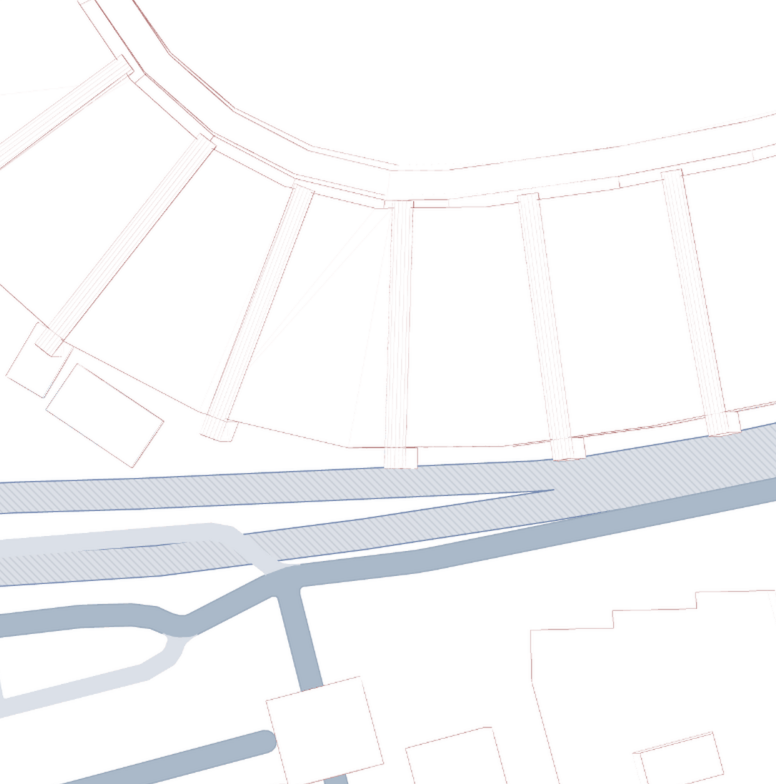
%> input picture Images/mia_mappa_ruotata.png, 776 x 784 px
$ octave main.m   (GNU Octave 9; MATLAB toolbox functions it lacks are replaced by stand-ins)
%> lines starting %> are read from the running program, lines starting %| are printed output that depends on the picture; in (x1, y1, x2, y2) boxes, pixels count from 0 and x2, y2 are one past the last pixel; in counts of white or black regions, pixels touching at a corner belong together; the program's own positions count from 1
%% CAR-LIKE ROBOT: Planning, Control & Localization
clear; clc; close all;

%% Parameters
global length_step radius_curve num_iterations points counter occupancy_matrix map sample_points connections curve_points legend_flag
l = 0.6;
Delta = 0.2;
Ts = 0.01;

%% Map Processing
addpath(genpath("Images"));
img = imread('mia_mappa_ruotata.png');
%> img is the input picture: size 784x776x3 uint8; mean R, G, B 246.5, 247.1, 248.7

% Image conversion from RGB to grey
if size(img, 3) == 3
    img_gray = rgb2gray(img);
else
    img_gray = img;
end

% Binarization
% Roads =1, Obstacles=0
BW = imbinarize(img_gray);
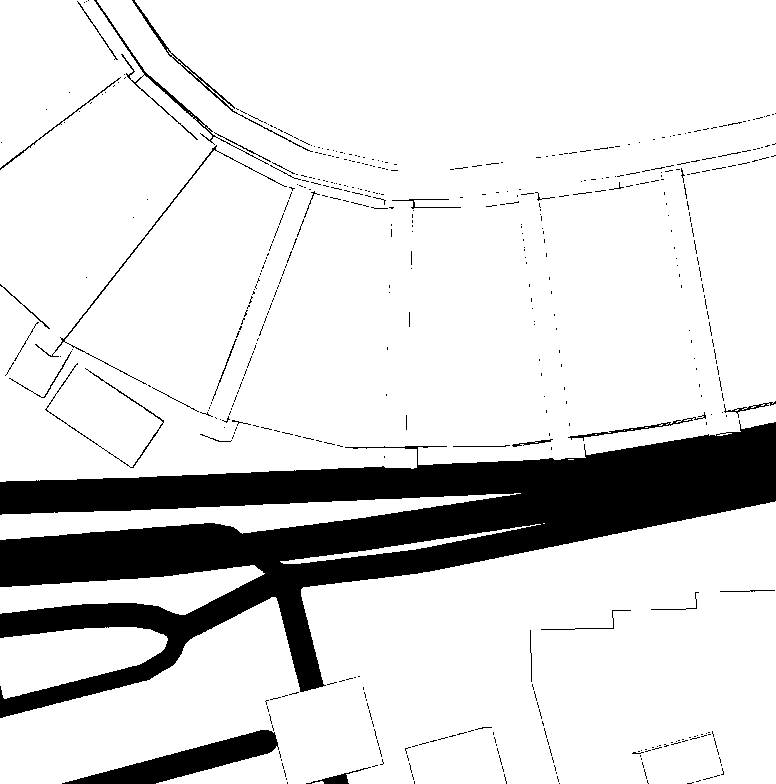
%> BW: size 784x776 logical; 85.3% white; 496 black regions (462 under 20 px), largest, box (x1, y1, x2, y2) and area: (0, 420, 776, 718) 77989, (62, 730, 279, 784) 4197, (94, 0, 269, 165) 745

% To invert colors in case the map load had roads darker than obstacles
BW = ~BW;

% Transponse matrix to align it at the coordinates (x,y)
map = BW';
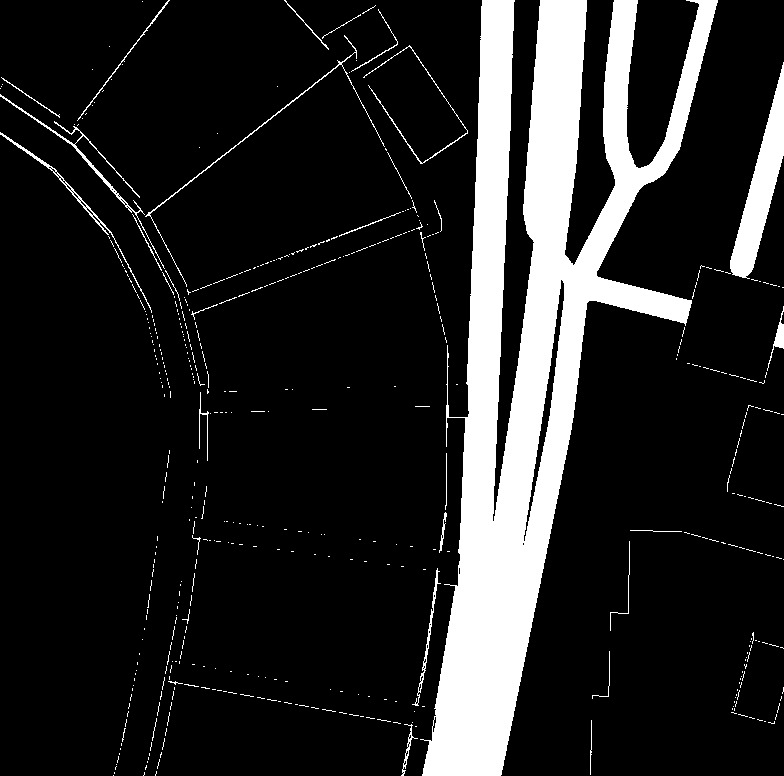
%> map: size 776x784 logical; 14.7% white; 496 white regions (462 under 20 px), largest, box (x1, y1, x2, y2) and area: (420, 0, 718, 776) 77989, (730, 62, 784, 279) 4197, (0, 94, 165, 269) 745

length_step = 7;            % Length of the step forward
radius_curve = 7;           % Bending radius for curves
num_iterations = 500;       % Number of iterations

% =========================================================================
% MAIN LOOP
% =========================================================================
run_full_simulation = true;
while run_full_simulation

    %% Start and goal point coordinates for the maps
    %  Manual Point Selection
    figure('Name', 'Map Selection');
    imshow(map');
    title('\fontsize{14}\color{red}Click START point, then GOAL point');
%> (the run ends here)
